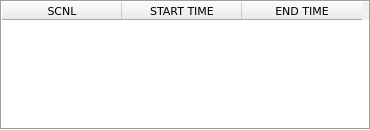
<?xml version="1.0" encoding="UTF-8"?>
<ui version="4.0">
 <class>LatencyMon</class>
 <widget class="QFrame" name="LatencyMon">
  <property name="geometry">
   <rect>
    <x>0</x>
    <y>0</y>
    <width>370</width>
    <height>130</height>
   </rect>
  </property>
  <property name="font">
   <font>
    <family>DejaVu Sans</family>
    <pointsize>9</pointsize>
   </font>
  </property>
  <property name="windowTitle">
   <string>Frame</string>
  </property>
  <property name="frameShape">
   <enum>QFrame::StyledPanel</enum>
  </property>
  <property name="frameShadow">
   <enum>QFrame::Raised</enum>
  </property>
  <widget class="QTableWidget" name="LatencyTable">
   <property name="geometry">
    <rect>
     <x>0</x>
     <y>0</y>
     <width>371</width>
     <height>130</height>
    </rect>
   </property>
   <property name="font">
    <font>
     <family>Abyssinica SIL</family>
     <pointsize>8</pointsize>
    </font>
   </property>
   <property name="frameShape">
    <enum>QFrame::Box</enum>
   </property>
   <property name="frameShadow">
    <enum>QFrame::Sunken</enum>
   </property>
   <attribute name="horizontalHeaderDefaultSectionSize">
    <number>120</number>
   </attribute>
   <attribute name="horizontalHeaderShowSortIndicator" stdset="0">
    <bool>true</bool>
   </attribute>
   <attribute name="horizontalHeaderStretchLastSection">
    <bool>false</bool>
   </attribute>
   <attribute name="verticalHeaderVisible">
    <bool>false</bool>
   </attribute>
   <attribute name="verticalHeaderDefaultSectionSize">
    <number>20</number>
   </attribute>
   <column>
    <property name="text">
     <string>SCNL</string>
    </property>
   </column>
   <column>
    <property name="text">
     <string>START TIME</string>
    </property>
   </column>
   <column>
    <property name="text">
     <string>END TIME</string>
    </property>
   </column>
  </widget>
 </widget>
 <resources/>
 <connections/>
</ui>
